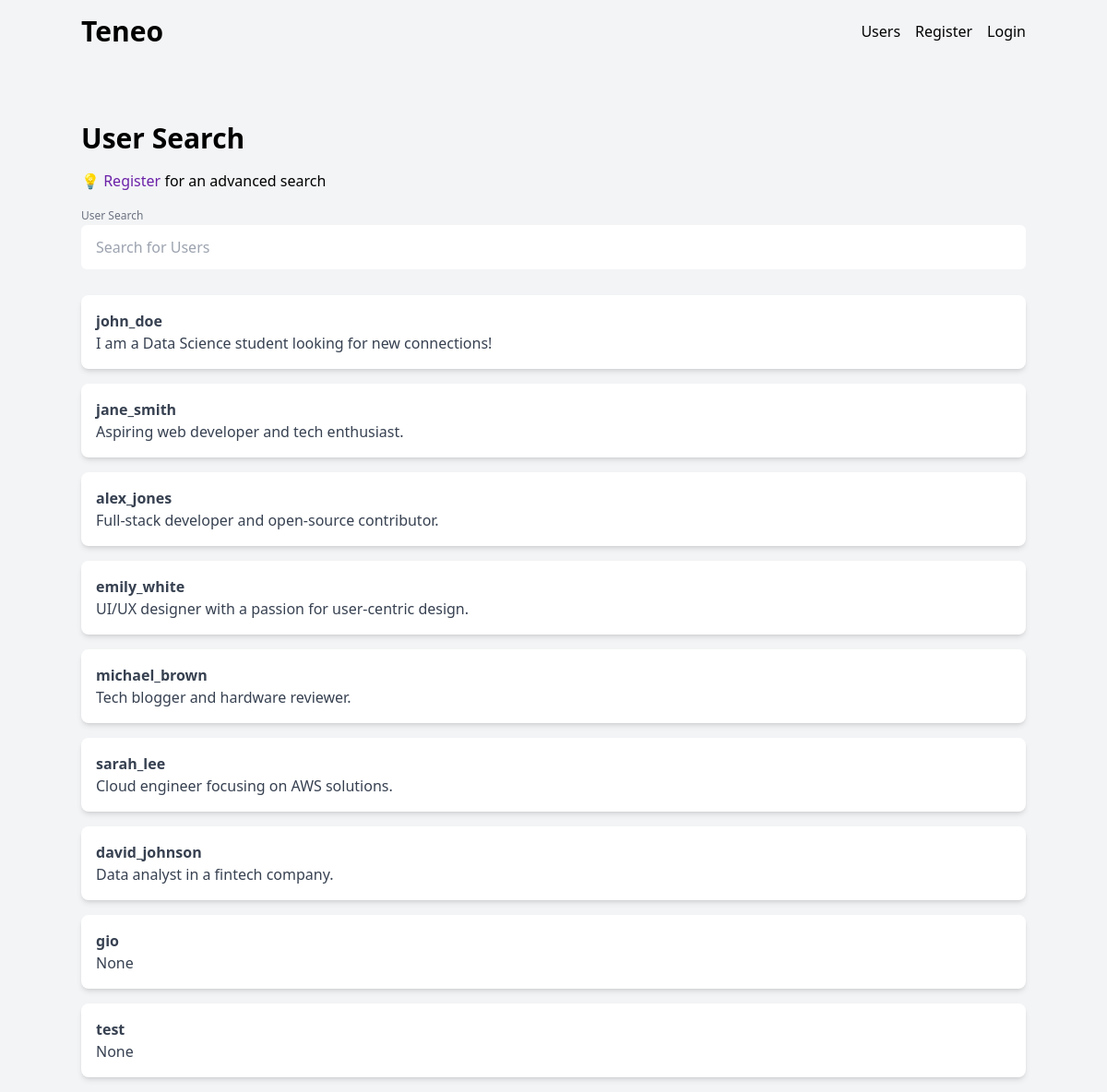
/users/, run on the app's committed database.
### app/models.py (models this page shows)
class User(Base):
    __tablename__ = 'users'
    id = Column(Integer, primary_key=True, index=True)
    username = Column(String, unique=True, index=True)
    avatar_url = Column(String)
    bio = Column(Text)
    email = Column(String, unique=True, index=True)
    hashed_password = Column(String)

### app/api/users.py (the view)
@router.get("/users/")
async def get_users(request: Request, db: Session = Depends(get_db)):
    all_users = db.query(models.User).all()
    print(all_users)
    context = {"request": request, "users": all_users}
    return templates.TemplateResponse("users.html", context)

### app/templates/users.html (shortened to what this page needs)
{% extends 'base.html' %}
{% block content %}
<main class="container mx-auto mt-8">
    <h1 class="text-3xl font-semibold mb-4">User Search</h1>
    <p class="mb-3">💡 <a class="text-purple-800" href="/register">Register</a> for an advanced search</p>
    <form class="mb-4" action="/users">
        <label class="text-xs text-gray-500" for="user_search">User Search</label>
        <input id="user_search" name="user_search" type="search" class="w-full mb-3 px-4 py-3 text-gray-800 rounded-md focus:outline-none"
                    placeholder="Search for Users">
    </form>
    <ul>
        {% for user in users %}
        <li class="mb-4">
            <div class="bg-white rounded-lg p-4 shadow-md">
                <strong class="text-gray-700">{{ user.username }}</strong>
                <p class="text-gray-700">{{ user.bio }}</p>
            </div>
        </li>
        {% endfor %}
    </ul>
</main>
{% endblock %}

### app/templates/base.html (shortened to what this page needs)
<!DOCTYPE html>
<html lang="en">
<head>
    <link href="{{ url_for('static', path='/css/output.css?v=1.7') }}" rel="stylesheet">
</head>
<body class="bg-gray-100 font-sans">
    <header class="p-4 mb-16">
        <nav class="container mx-auto flex items-center justify-between">
            <h1><a href="/" class="text-3xl font-semibold">Teneo</a></h1>
            <ul class="flex space-x-4">
                <li><a href="/users" class="hover:text-purple-700">Users</a></li>
                <li><a href="/register" class="hover:text-purple-700">Register</a></li>
                <li><a href="/login" class="hover:text-purple-700">Login</a></li>
            </ul>
        </nav>
    </header>
    {% block content %}{% endblock %}
</body>
</html>

### data on the page
User: username "john_doe", bio "I am a Data Science student looking for new connections!"
User: username "jane_smith", bio "Aspiring web developer and tech enthusiast."
User: username "alex_jones", bio "Full-stack developer and open-source contributor."
User: username "emily_white", bio "UI/UX designer with a passion for user-centric design."
User: username "michael_brown", bio "Tech blogger and hardware reviewer."
User: username "sarah_lee", bio "Cloud engineer focusing on AWS solutions."
User: username "david_johnson", bio "Data analyst in a fintech company."
User: username "gio", bio "None"
User: username "test", bio "None"
